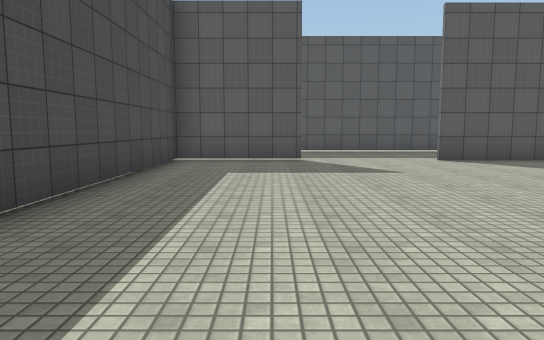
View 1 (above)

24 first-person views from a walk through a 3-D level made in the Unity game engine. The camera is 1.3 m above the floor, tilts 6° down and sees 70° across. The floor is counted in squares, 2 m on a side. Each view is taken from the middle of a square. On the plan, view 1 faces up. The plan holds only what a view shows up to about 11 squares ahead; the rest is blank. The place goes on beyond the plan. Surface patterns are stand-ins for the level's own textures.

View 2
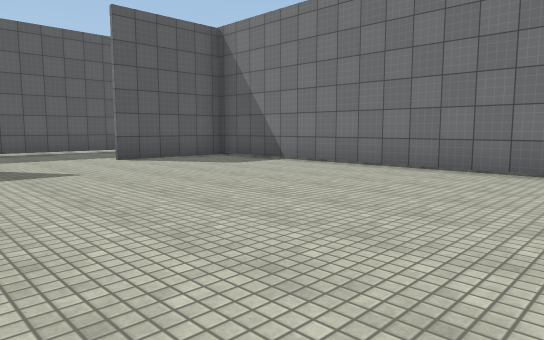

View 3
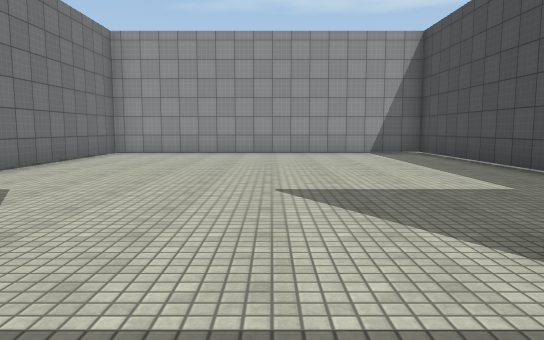

View 4
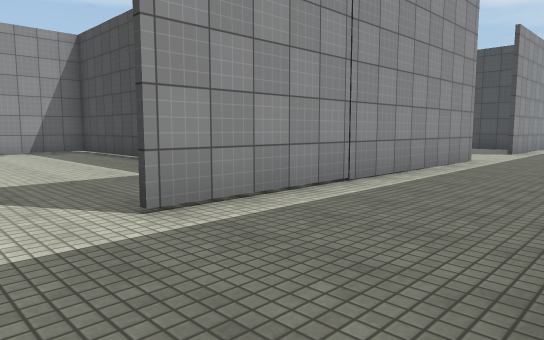

View 5
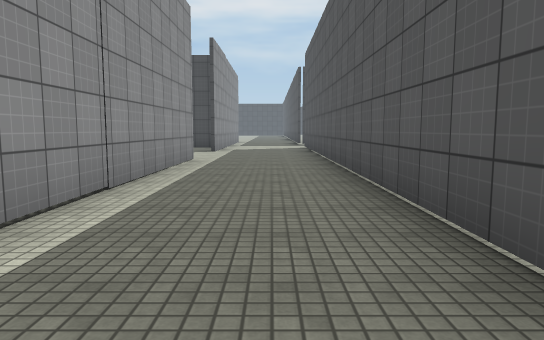

View 6
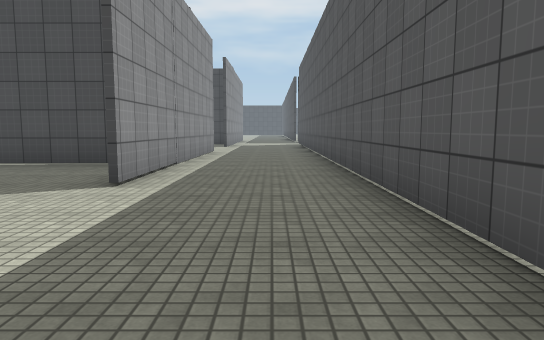

View 7
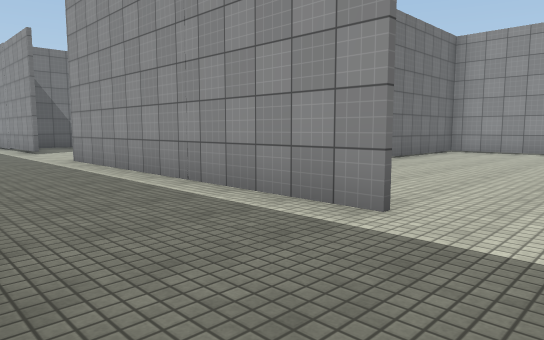

View 8
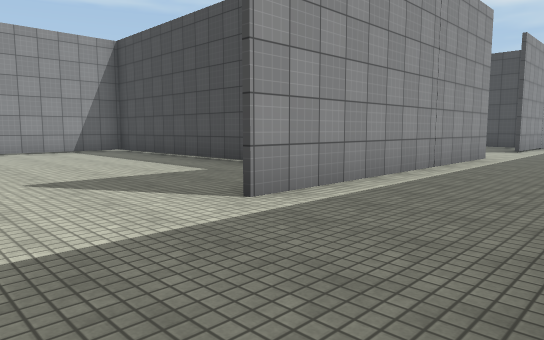

View 9
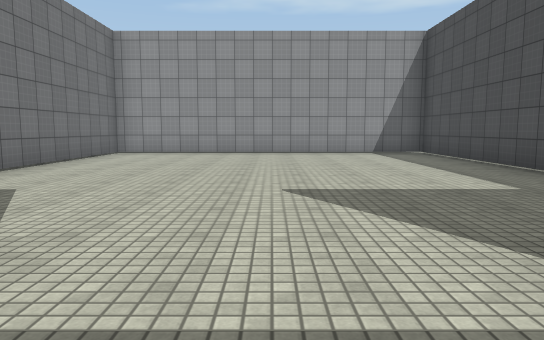

View 10
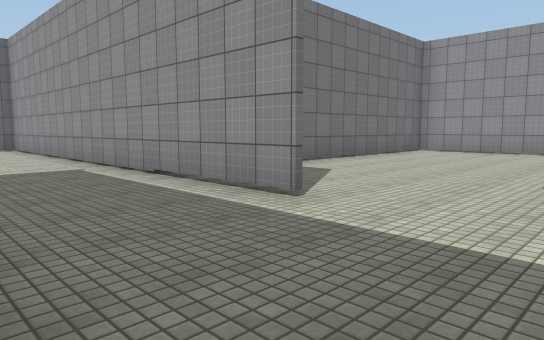

View 11
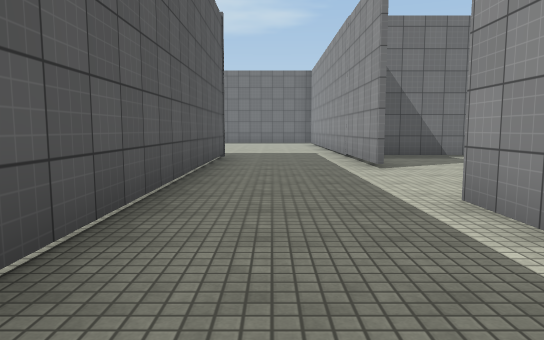

View 12
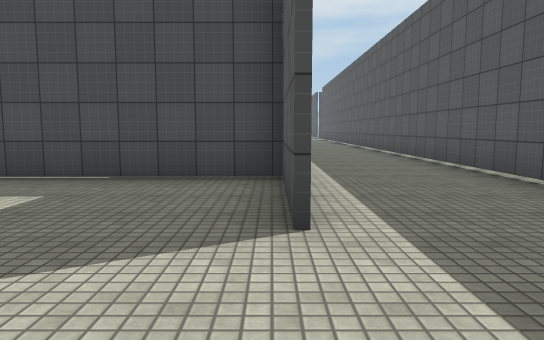

View 13
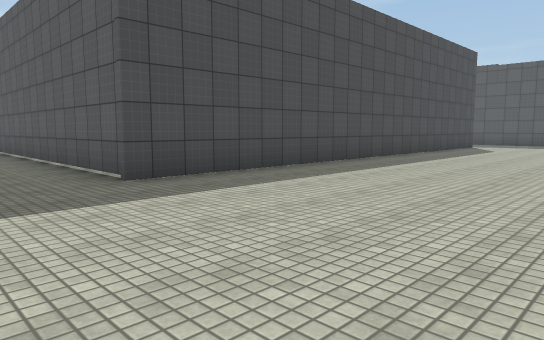

View 14
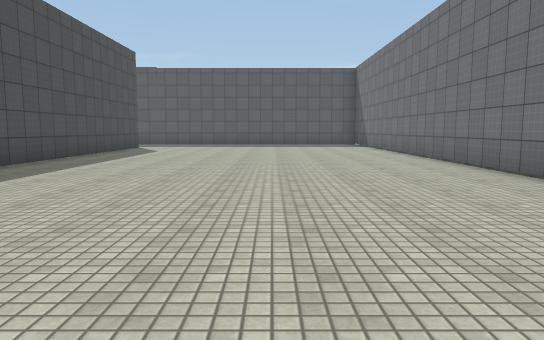

View 15
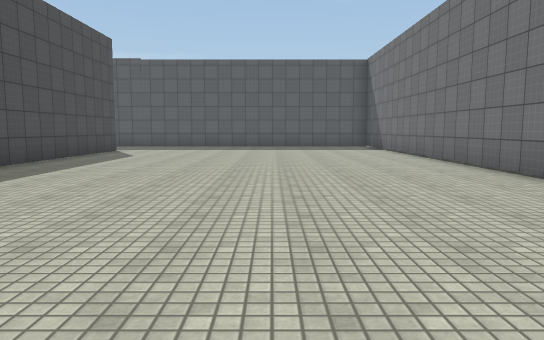

View 16
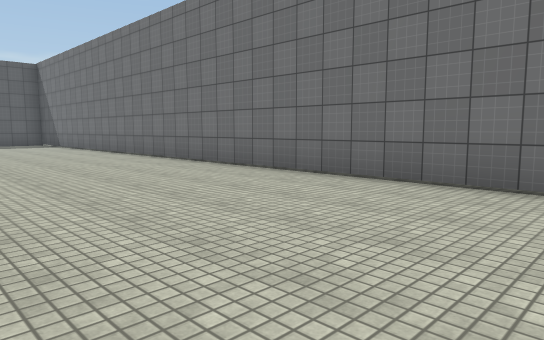

View 17
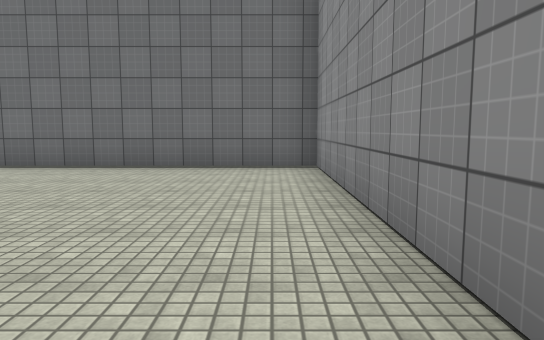

View 18
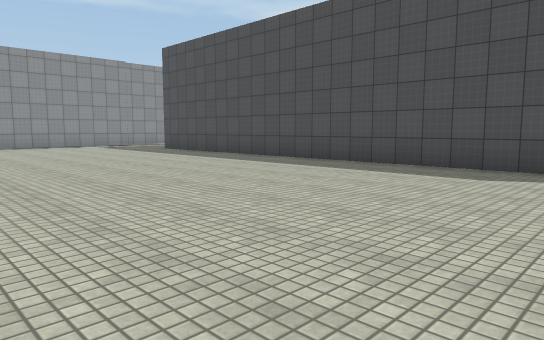

View 19
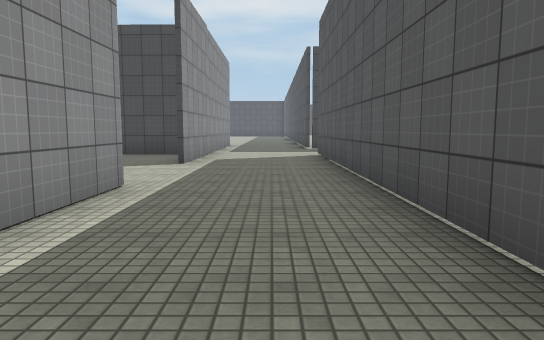

View 20
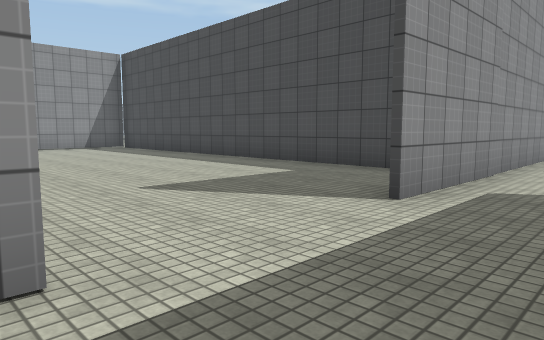

View 21
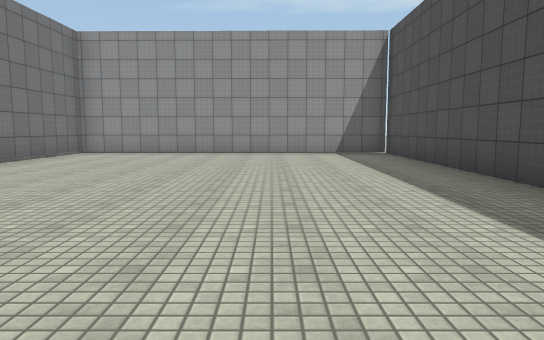

View 22
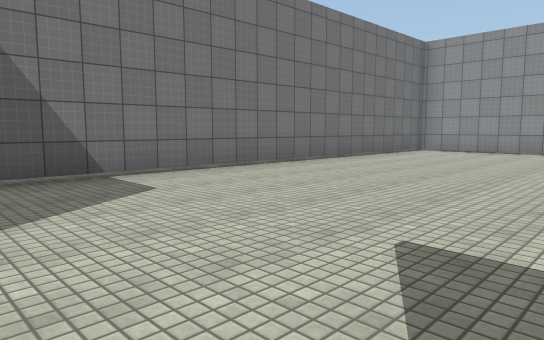

View 23
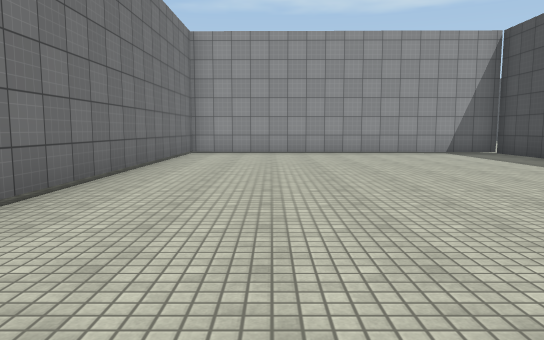

View 24
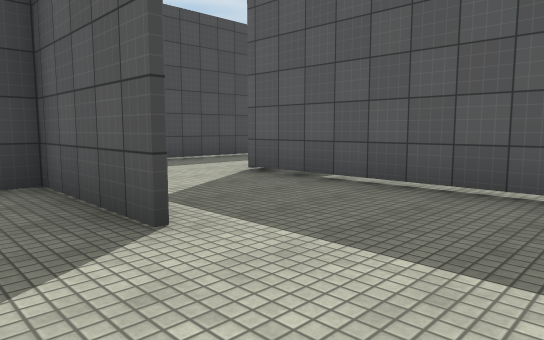

### Floor plan
Points are (right, up) in squares from view 1. A wall is a line through its corners. A room is listed if a view was taken in it or the views show most of it. See-through windows are left out.
Room 1 (views 1, 2, 3, 4, 5, 7, 19, 20)
walls: (0.6, 8.1) (-2, 8.1) (-2, -0.6) (6.3, -0.6) (6.3, 8.1) (3.5, 8.1); (3.6, 11.2) (-6.6, 11.1); (-6.5, 8.2) (0.6, 8.2)
ways out: opening at (4, 10) to room 2; opening at (-7, 10) to room 4
Room 2 (views 6, 8, 9, 10, 11, 12)
walls: (10.6, 8.1) (7.9, 8.1) (7.9, -0.6) (16.2, -0.6) (16.2, 8.2); (13.6, 11.2) (3.6, 11.2); (3.5, 8.2) (10.6, 8.2)
ways out: opening at (4, 10) to room 1; opening at (13, 10) to room 3
Room 3 (views 13, 14, 15, 16, 17, 18)
walls: (16.3, 23.1) (16.3, 11.2) (13.6, 11.2); (13.4, 8.2) (24.5, 8.2) (24.5, 23)
ways out: opening at (13, 10) to room 2
Room 4 (views 21, 22, 23, 24)
walls: (-9.2, 8.1) (-11.9, 8.1) (-12.1, -3.5) (-3.8, -3.6) (-3.7, 7.1); (-13.5, 8.2) (-9.2, 8.2); (-6.6, 11.1) (-11.8, 11.1)
ways out: opening at (-7, 10) to room 1

Positions as (right, up) in squares from view 1, and headings:
1: (0, 0), facing up
2: (0, 0), facing up-right
3: (2, 10), facing down
4: (2, 11), facing down-left
5: (2, 10), facing left
6: (5, 10), facing left
7: (2, 11), facing down-right
8: (13, 11), facing down-left
9: (12, 10), facing down
10: (11, 11), facing down-right
11: (7, 10), facing right
12: (13, 8), facing left
13: (21, 9), facing up-left
14: (21, 10), facing up
15: (21, 12), facing up
16: (20, 9), facing up-right
17: (18, 9), facing right
18: (23, 23), facing down-left
19: (-2, 10), facing left
20: (-6, 10), facing down-left
21: (-9, 7), facing down
22: (-9, 8), facing down-right
23: (-6, 7), facing down
24: (-7, 7), facing up-left
